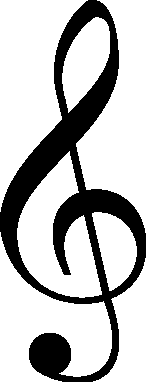
#> input picture treble clef.png, 150 x 382 px
$ python MusicMaker.py
#> lines starting #> are read from the running program, lines starting #| are printed output that depends on the picture; after the words box and inside, x2 and y2 are one past the last pixel; in counts of white or black regions, pixels touching at a corner belong together
"""
filename: MusicMaker.py
Author: Logan Wilson

This program includes methods for generating melodies, displaying melodies
via sheet music, and playing melodies within a homophonic texture.
Python Imaging Library, Pydub, treble clef.png, as well as folders containing Piano Samples,
Major Chords, and Minor Chords, are all required.

Future developments: More key signature options, incidental notes, GUI for
selecting notes from a piano, notation improvements (e.g. stem directions,dynamic/tempo marks),
MIDI support, more time signatures, variable tempo, different instrument samples
"""
import os
from random import *
from PIL import Image
from PIL import ImageDraw
from PIL import ImageFont
from pydub import AudioSegment #Need pydub folder downloaded to working directory

class Mozart(object) :
    """This class includes methods for choosing a key, choosing a chord progression, and generating a melodies, both from chord tones and stepwise."""

    def __init__(self,seed_num=None):
        """Sets initial seed as well as data structures for keys, rhythms, chord progressions, and pitches."""

        #Mozart can be initialized from given seed in order to generate a particular melody.
        #If no seed is specified, a random seed is selected and displayed, such that the same melody can be produced later.
        if seed_num == None:
            seed_num = randint(0, 10000000000)
        print(seed_num)
        seed(seed_num)

        #Potential keys in which a melody can be written. More options to be added in future developments.
        self._key_list = ["C","G"]

        #List of common chord progressions
        self._common_chord_progs = [["I","IV","V"],["I","V","vi","IV"],["I","IV","vi","V"],["I","V","vi","iii","IV","I","IV","V"],["vi","V","IV","V"],["I","vi","IV","V"],["I","V","IV","V"]]

        #Chord dictionary - associate each chord with scale degrees
        self._chord_dict = {"I" : [1,3,5,8],"iii" : [3,0,5,7],"V" : [5,0,2,7], "IV" : [4,1,6,8], "vi" : [6,1,3,8]}

        #Key dictionary - for each key, associate scale degree with pitch
        self._key_dict = {"C" : {0:"B3",1:"C4",2:"D4",3:"E4",4:"F4",5:"G4",6:"A4",7:"B4",8:"C5",9:"D5",10:"E5",11:"F5",12:"G5"},"G" : {-4:"B3",-3:"C4",-2:"D4",-1:"E4",0:"F#4",1:"G4",2:"A4",3:"B4",4:"C5",5:"D5",6:"E5",7:"F#5",8:"G5"}}

        #For each key, associate roman numeral with actual chord
        self._key_chord_dict = {"C" : {"I" : "C","I7":"C","ii":"Dm","V/V":"D","iii":"Em","V7/vi":"E","IV":"F","iv" : "Fm","V":"G","V7" : "G","vi":"Am","viio":"Bdim"},"G" :{"I" : "G","ii":"Am","iii":"Bm","IV":"C","V":"D","V7" : "D","vi":"Em","viio":"F#dim"}}

        #Potential rhythms and their associated rhythmic values. Currently, melody is assumed to be 4/4.
        #Further options for time signatures to be added in future developments.
        self._rhythm_list = ["eighth","quarter","half","whole"]
        self._rhythm_dict = {"eighth" : .5,"quarter" : 1,"half" : 2,"whole" : 4}

    def choose_key(self,key=None) :
        """Choose a key in which melody will be written. If no key is given, one will be selected randomly."""
        if key==None :
            self._key = choice(self._key_list)
        else :
            self._key = key
        #Select the appropriate dictionary relating scale degrees to pitches within the key.
        self._pitches = self._key_dict[self._key]

    def get_key(self) :
        """Returns the key."""
        return self._key

    def choose_progression(self,progression = None) :
        """Choose a chord progression with which melody will be written. If no progression is given, one will be selected randomly."""
        if progression == None:
            self._prog = choice(self._common_chord_progs)
        else :
            self._prog = progression

    def get_progression(self) :
        """Returns the chord progression."""
        return self._prog

    # [10 lines left out: function chord_list, not called in this run]

    def broken_chord_melody(self,key,prog,cadence=True) :
        """Generates a melody with one chord per measure, with each measure containing only notes from the associated chords."""
        self._melody = [] #List that will contain pitch and rhythm pairs
        self._count_list = [] #List holding the counts for the entire melody - appended within generate_rhythm_list method. Useful for knowing when a measure starts.
        for roman_numeral_chord in prog:
            scale_degree_list = self._chord_dict[roman_numeral_chord] #Potential scale degrees for the chord
            self._rhythm_list=[] #Rhythms for the measure - appended within generate_rhythm_list method
            self.generate_rhythm_list(ct=4)
            for rhythm in self._rhythm_list : #Pick a pitch for each rhythm and add to melody list
                pitch_rhythm_pair = []
                scale_degree = choice(scale_degree_list)
                pitch = self._key_dict[key][scale_degree]
                pitch_rhythm_pair.append(pitch)
                pitch_rhythm_pair.append(rhythm)
                self._melody.append(pitch_rhythm_pair)

        #If a cadence is desired, add a whole note at the tonic pitch to the end of the melody.
        if cadence == True:
            self._melody.append([self.tonic_pitch(),"whole"])
            self._count_list.append(1)

    # [37 lines left out: function stepwise_melody, not called in this run]

    def get_melody(self) :
        """Returns the melody list, containing pairs of pitches and rhythms."""
        return self._melody

    def tonic_pitch(self) :
        """"Returns the pitch of the tonic (first chord in the chord progression)"""
        return self._key_dict[self._key][self._chord_dict[self._prog[0]][0]]

    def tonic_chord(self) :
        """Returns chord of the tonic."""
        return self._key_chord_dict[self._key][self._prog[0]]

    def generate_rhythm_list(self,ct=4) :
        """Generate a list of rhythms to fill a measure."""
        self._count = 1
        temp_rhythm_list = []
        temp_count_list = []
        while self._count < ct+1 : #As long as measure isn't full, keep looping
            temp_count_list.append(self._count) #Add the current count
            rhythm = self.random_rhythm() #Choose a random rhythm
            temp_rhythm_list.append(rhythm)
            rhythmic_value = self._rhythm_dict[rhythm]
            self._count += rhythmic_value #Augment the count
            if self._count > ct+1 : #If the count is bigger than that allowable for the measure, start over
                return self.generate_rhythm_list(ct)
        #Once an appropriate list of rhythms has been produced, append the count list and rhythm list
        for count in temp_count_list :
            self._count_list.append(count)
        for rhythm in temp_rhythm_list :
            self._rhythm_list.append(rhythm)

    def random_rhythm(self) :
        """Returns a random rhythm"""
        prob = randint(1,100)
        if prob < 50 : #50% chance of quarter note
            rhythm = "quarter"
        elif prob < 85 : #35% chance of eigth note
            rhythm = "eighth"
        else  : #15% chance of half note
            rhythm = "half"
        #can also include whole notes as a possibility, but this generally does not produce interesting melody lines
        return rhythm

    def get_count_list(self) :
        """Returns the count list"""
        return self._count_list


class Treble(object) :
    """This class draws a staff with clef and key signature, and includes methods for music notation."""

    def __init__(self,key) :
        """Creates a staff with clef and key signature. Must input key in order to draw key signature."""

        #Size of drawing window
        self._width = 1800
        self._height = 200

        #Colors used in notation
        self._white = (255, 255, 255)
        self._black = (0, 0, 0)

        #Initializes the image class
        self._image = Image.new("RGB", (self._width, self._height), self._white)
        self._n = ImageDraw.Draw(self._image)

        #Positions relative to top of staff
        self._y_position_dict = {"G5":-5,"F#5":0,"F5":0,"E5" : 5,"D5" : 10, "C5" : 15, "B4" : 20, "A4" : 25, "G4" : 30, "F#4" : 35, "F4" : 35,"E4":40,"D4":45,"C4":50,"B3":55}

        #Clef
        size = 30,60
        treble_clef = Image.open("treble clef.png") #Image file should be in working directory
        treble_clef.thumbnail(size)
        self._image.paste(treble_clef,(2,60))

        #Staff
        #o = vertical displacement from top edge of window
        o = 70 #Staff start
        for x in range(5) :
            self._n.line([(0,o),(self._width,o)],self._black)
            o += 10
        self._o=70 #Reset staff start

        #Key signature
        if os.name == 'posix' :
            font = ImageFont.truetype('/Library/Fonts/Arial.ttf', 18)
        elif os.name == 'nt' :
            font = ImageFont.truetype('arial.ttf', 18)
        if key == "G" :
            self._n.text((30,self._o-9),"#",fill=self._black,font=font)
            self._music_start = 55 #initial position
        else :
            self._music_start = 40
        self._cursor = self._music_start #Cursor tracks horizontal position on the page

    def get_cursor(self) :
        """Returns the position of the cursor"""
        return self._cursor

    def eighth(self,note) :
        """Draws an eighth note for a given pitch."""
        y_pos = self._y_position_dict[note]
        self._n.ellipse([(self._cursor,self._o+y_pos-5),(self._cursor+10,self._o+y_pos+5)],self._black,self._black)
        self._n.line([(self._cursor+10,self._o+y_pos),(self._cursor+10,self._o+y_pos-35)],self._black)
        self._n.line([(self._cursor+10,self._o+y_pos-35),(self._cursor+10+8,self._o+y_pos-35+8)],self._black)
        self.ledger_line(note,y_pos)

    def quarter(self,note) :
        """Draws a quarter note for a given pitch."""
        y_pos = self._y_position_dict[note]
        self._n.ellipse([(self._cursor,self._o+y_pos-5),(self._cursor+10,self._o+y_pos+5)],self._black,self._black)
        self._n.line([(self._cursor+10,self._o+y_pos),(self._cursor+10,self._o+y_pos-35)],self._black)
        self.ledger_line(note,y_pos)

    # [6 lines left out: function half, not called in this run]

    def whole(self,note) :
        """Draws a whole note for a given pitch."""
        y_pos = self._y_position_dict[note]
        self._n.ellipse([(self._cursor,self._o+y_pos-5),(self._cursor+15,self._o+y_pos+5)],outline=self._black)
        self.ledger_line(note,y_pos)

    def ledger_line(self,note,y_pos) :
        """If a note is below the staff, adds ledger lines - in future developments, include options for notes above the staff."""
        if note == "C4" or note == "B3":
            self._n.line([(self._cursor-5,self._o+50),(self._cursor+18,self._o+50)],self._black)

    def measure_line(self) :
        """Draw a measure line"""
        self._n.line([(self._cursor,self._o),(self._cursor,self._o+40)],self._black)
        self._cursor += 10

    def notate(self,note,rhythm) :
        """Calls appropriate rhythm method for notating pitch and moves cursor to appropriate postion."""
        if rhythm == "eighth" :
            self.eighth(note)
            self._cursor += 25
        elif rhythm == "quarter" :
            self.quarter(note)
            self._cursor += 50
        elif rhythm == "half" :
            self.half(note)
            self._cursor += 100
        elif rhythm == "whole" :
            self.whole(note)
            self._cursor += 200

    def new_voice(self) :
        """Move cursor to start in order to add another voice."""
        self._cursor = self._music_start

    def save(self,filename) :
        """Saves image to given filename within working directory. In order to view sheet music, open this file."""
        self._image.save(filename+".jpg")

class Sinatra(object) :
    """This class creates an audio file to play a given melody within a homophonic texture - i.e., basic chordal accompaniment."""

    def export(self,file,filename) :
        """Expects audio segment and saves as a wav file to filename within current working directory."""
        file.export(os.getcwd()+"/"+filename+".wav", format="wav")

    def sing(self,note_rhythm_pairs):
        """Reads pairs of pitches and rhythms to create an audio segment"""
        song = AudioSegment.empty()
        for [note,rhythm] in note_rhythm_pairs :
            if rhythm == "whole" :
                song += self.whole(note)
            elif rhythm == "half" :
                song += self.half(note)
            elif rhythm == "quarter" :
                song += self.quarter(note)
            elif rhythm == "eighth" :
                song += self.eighth(note)
        return song

    # [6 lines left out: function chord, not called in this run]

    def harmony(self,melody_1,melody_2) :
        """Overlays two melodies to play simultaneously."""
        return melody_1.overlay(melody_2)

    # [7 lines left out: function chord_progression_audio, not called in this run]

    def accompany(self,melody,chord_list) :
        """Takes a melody and plays it over a basic chordal accompaniment. Slight offset applied to account for small discrepancies between starting times for pitches and chords."""
        return self.offset(melody,100,"start").overlay(self.offset(self.chord_progression_audio(chord_list),100,"end"))

    def eighth(self,note) :
        """Creates audio segment for an eighth note at given pitch."""
        return AudioSegment.from_file(os.getcwd()+"/Piano Samples/"+note+".wav",format="wav")[:175]

    def quarter(self,note) :
        """Creates audio segment for a quarter note at given pitch."""
        return AudioSegment.from_file(os.getcwd()+"/Piano Samples/"+note+".wav",format="wav")[:350]

    def half(self,note) :
        """Creates audio segment for a half note at given pitch."""
        return AudioSegment.from_file(os.getcwd()+"/Piano Samples/"+note+".wav",format="wav")[:700]

    def whole(self,note) :
        """Creates audio segment for a whole note at given pitch."""
        return AudioSegment.from_file(os.getcwd()+"/Piano Samples/"+note+".wav",format="wav")[:1400]

    # [6 lines left out: function offset, not called in this run]

def main() :
    """Creates a melody of chord tones, notates it, and creates an audio file of the melody over a homophonic texture."""

    #Single voice, broken chord melody
    #Compose the melody
    m1 = Mozart()
    m1.choose_key()
    m1.choose_progression()
    m1.broken_chord_melody(m1.get_key(),m1.get_progression())

    #Notate the melody
    t1 = Treble(m1.get_key())
#> in __init__, `self._image = Image.new("RGB", (self._width, self._height), self._white)`: self._image: PIL image 1800x200 RGB; every value is 255
#> in __init__, treble_clef is the input picture: PIL image 150x382 1; 74.8% white; 1 black region, box (x1, y1, x2, y2) and area: (0, 0, 146, 382) 14455
#> in __init__, `treble_clef.thumbnail(size)`:
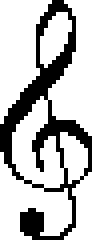
#> treble_clef: PIL image 24x60 1 (shown 4 times larger); 75.2% white; 1 black region, box (x1, y1, x2, y2) and area: (0, 0, 23, 60) 357
#> in __init__, `self._image.paste(treble_clef,(2,60))`:
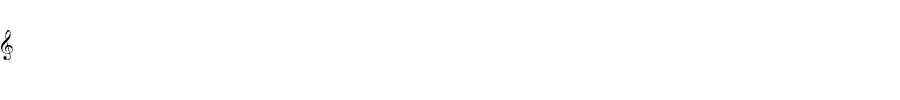
#> self._image: PIL image 1800x200 RGB (shown at 1/2 size); 99.9% white; 1 black region, box (x1, y1, x2, y2) and area: (2, 60, 25, 120) 357
#> after the loop in __init__, `for x in range(5) :`: o = 120
    for x in range(len(m1.get_melody())) :
        if m1.get_count_list()[x] == 1 and t1.get_cursor() > 70: #Prevent measure line from being drawn immediately after clef
            t1.measure_line()
        [pitch,rhythm]=m1.get_melody()[x]
        t1.notate(pitch,rhythm)
    t1.save("Broken Chord Melody Sheet Music") #Image saved under Broken Chord Melody Sheet Music.jpg
#> in save, `self._image.save(filename+".jpg")`:
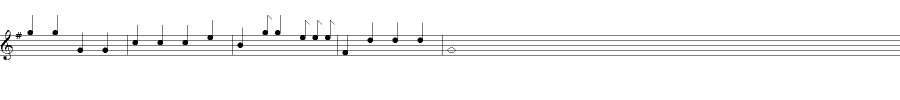
#> saved as Broken Chord Melody Sheet Music.jpg: PIL image 1800x200 RGB (shown at 1/2 size); min 0, max 255, mean 246.7

    #Create audio file with melody over accompaniment.
    s1 = Sinatra()
    audio1 = s1.accompany(s1.sing(m1.get_melody()),m1.chord_list())
    s1.export(audio1,"Broken Chord Melody Audio") #audio saved under Broken Chord Melody Audio.wav

    #Single voice, stepwise melody
    m2 = Mozart()
    m2.choose_key()
    m2.choose_progression()
    m2.stepwise_melody(m2.get_key(),m2.get_progression())

    t2 = Treble(m2.get_key())
    for x in range(len(m2.get_melody())) :
        if m2.get_count_list()[x] == 1 and t2.get_cursor() > 70:
            t2.measure_line()
        [pitch,rhythm]=m2.get_melody()[x]
        t2.notate(pitch,rhythm)
    t2.save("Stepwise Melody Sheet Music")

    s2 = Sinatra()
    audio2 = s2.accompany(s2.sing(m2.get_melody()),m2.chord_list())
    s2.export(audio2,"Stepwise Melody Audio")

    #Two voices, broken chord melody
    #Compose two melodies with same key and chord progression
    mA = Mozart()
    mA.choose_key()
    mA.choose_progression()
    mA.broken_chord_melody(mA.get_key(),mA.get_progression())

    mB = Mozart()
    mB.choose_key(mA.get_key())
    mB.choose_progression(mA.get_progression())
    mB.broken_chord_melody(mB.get_key(),mB.get_progression())

    #Notate both melodies on same sheet music
    tAB = Treble(mA.get_key())
    for x in range(len(mA.get_melody())) :
        if mA.get_count_list()[x] == 1 and tAB.get_cursor() > 70:
            tAB.measure_line()
        [pitch,rhythm]=mA.get_melody()[x]
        tAB.notate(pitch,rhythm)
    tAB.new_voice()
    for x in range(len(mB.get_melody())) :
        if mB.get_count_list()[x] == 1 and tAB.get_cursor() > 70:
            tAB.measure_line()
        [pitch,rhythm]=mB.get_melody()[x]
        tAB.notate(pitch,rhythm)
    tAB.save("Duet Sheet Music")

    #Create audio file with both melodies over accompaniment.
    sAB = Sinatra()
    duet = sAB.harmony(sAB.sing(mA.get_melody()),sAB.sing(mB.get_melody()))
    audioAB = sAB.accompany(duet,mA.chord_list())
    sAB.export(audioAB,"Duet Audio")


if __name__ == "__main__":
    main()
#> (the call stopped at in sing, `song = AudioSegment.empty()`: pydub is not available in this run)
